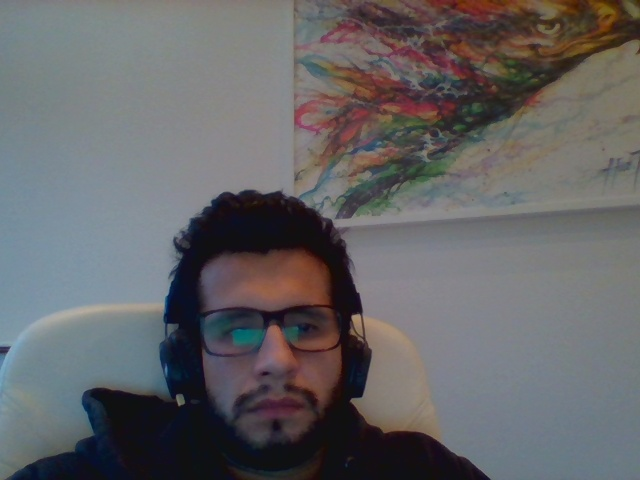
#> input picture notebooks/images/picture_GBR.jpg, 640 x 480 px
$ python -i operations.py   (imports and definitions only)
#> lines starting #> are read from the running program, lines starting #| are printed output that depends on the picture
""" This module contains functions to manipulate images. Sush as:
- cut_face
- cut_face_ellipse
- normalize_intensity
- resize
"""

import numpy as np
import cv2

#!/usr/bin/env python
# operations.py

def resize(images, size=(100, 100)):
    """ Function to resize the number of pixels in an image.

    To achieve a standarized pixel number accros different images, it is
    desirable to make every picture of the same pixel size. By using an OpenCV
    method we increase or reduce the number of pixels accordingly.

    :param image: image to be resized.
    :param size: desired size for the output image
    :type image: numpy array of 2 or three dimensions
    :type size: tuple containing the size
    :return: the image with the acoordingly pixel size
    :rtype: numpy array of 2 dimensions
    """
    images_norm = []
    for image in images:
        is_color = len(image.shape) == 3
        if is_color:
            image = cv2.cvtColor(image, cv2.COLOR_BGR2GRAY)
        # using different OpenCV method if enlarging or shrinking
        if image.shape < size:
            image_norm = cv2.resize(image, size, interpolation=cv2.INTER_AREA)
        else:
            image_norm = cv2.resize(image, size, interpolation=cv2.INTER_CUBIC)
        images_norm.append(image_norm)

    return images_norm


# [99 lines left out: functions normalize_intensity, cut_face_rectangle, cut_face_ellipse, draw_face_rectangle, draw_face_ellipse, not called in this run]

>>> import cv2
>>> picture = cv2.imread('../notebooks/images/picture_GBR.jpg')
#> picture is the input picture: shape (480, 640, 3); mean B, G, R 102.4, 100.4, 101.1
>>> result = resize(picture)
#> the loop in resize, `for image in images:` made 480 passes
#> pass 1, in resize, `image_norm = cv2.resize(image, size, interpolation=cv2.INTER_CUBIC)`:
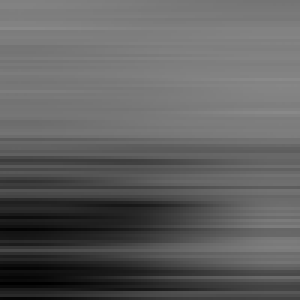
#> image_norm: shape (100, 100) (shown 3 times larger); min 0, max 138, mean 95.4
#> after the loop in resize, `for image in images:`: images_norm = 480 items
#> result = 480 items
